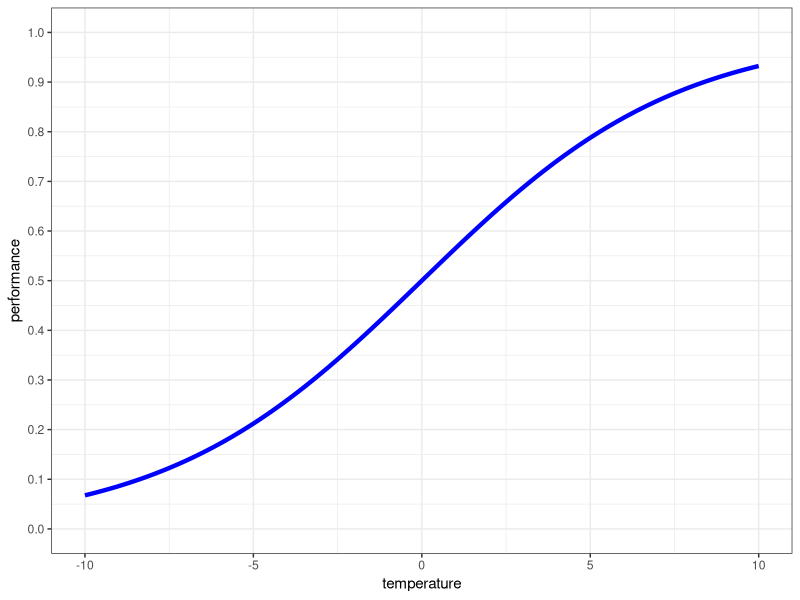
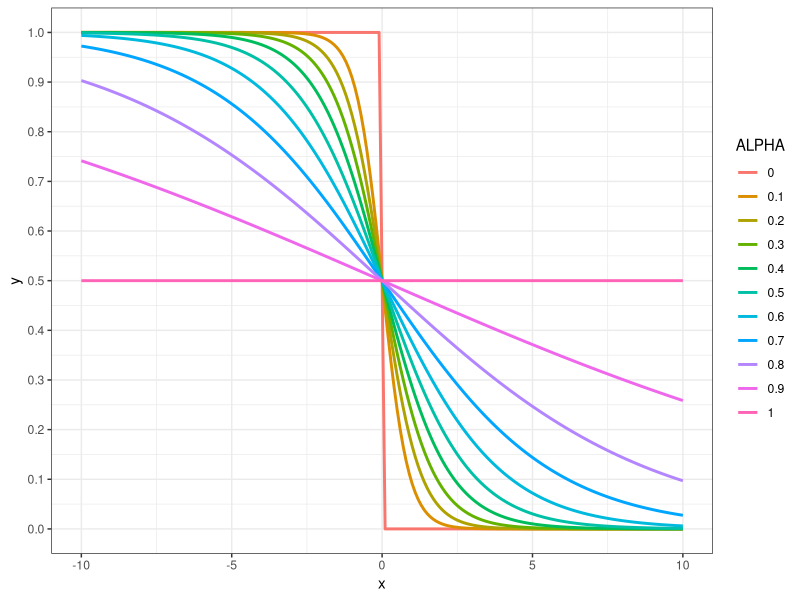

These figures' R source, in order:
##### WORKING WITH SIGMOID FUNCTIONS #####

library(tidyverse)

#__1. General sigmoid equation ####
x = seq(-10, 10, by = 0.1)
y = 1 / (1 + 1.3^(-x))

df_1 <- data.frame(temperature = x,
                   performance = y)
df_1 %>%
  ggplot() +
  geom_line(aes(x = temperature, y = performance), size = 1.5, color = 'blue') +
  theme_bw() +
  scale_y_continuous(limits = c(0, 1),
                               breaks = seq(0, 1, by = 0.1))



sig_alpha <- function(ALPHA){
                             x <- seq(-10, 10, by = 0.1)
                             y <- 1 / (1 + ALPHA^(-x))
                             data.frame(ALPHA, x, y)
                            }
ALPHA <- seq(0, 1, by = 0.1)

a <- lapply(ALPHA, FUN = sig_alpha)
b <- data.frame(do.call(rbind, a))
b$ALPHA <- factor(b$ALPHA)
head(b)
str(b)


b %>%
  group_by(ALPHA) %>%
  ggplot() +
  geom_line(aes(x = x, y = y, color = ALPHA), size = 1) +
  scale_y_continuous(limits = c(0, 1),
                     breaks = seq(0, 1, by = 0.1)) +
  theme_bw()


